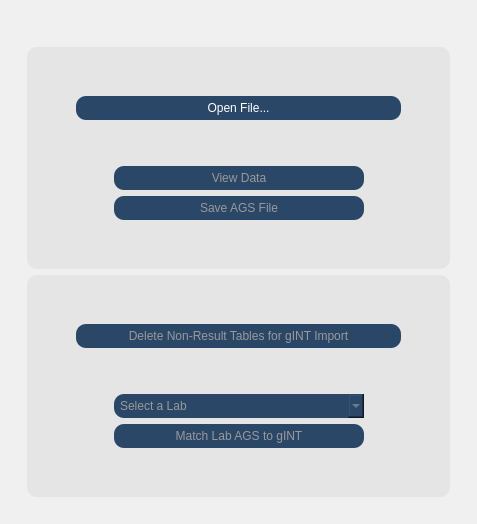
      <widget class="QWidget" name="tab">
       <property name="sizePolicy">
        <sizepolicy hsizetype="MinimumExpanding" vsizetype="MinimumExpanding">
         <horstretch>0</horstretch>
         <verstretch>0</verstretch>
        </sizepolicy>
       </property>
       <property name="minimumSize">
        <size>
         <width>400</width>
         <height>325</height>
        </size>
       </property>
       <property name="styleSheet">
        <string notr="true">QWidget {
	background: #f0f0f0;
	border: 0;
}</string>
       </property>
       <attribute name="title">
        <string>View and Edit</string>
       </attribute>
       <layout class="QVBoxLayout" name="verticalLayout_7">
        <item>
         <layout class="QVBoxLayout" name="verticalLayout_3">
          <item>
           <layout class="QVBoxLayout" name="verticalLayout_5">
            <item>
             <widget class="QGraphicsView" name="top_spacer">
              <property name="maximumSize">
               <size>
                <width>20</width>
                <height>10</height>
               </size>
              </property>
              <property name="styleSheet">
               <string notr="true">QGraphicsView {
    background: #f0f0f0;
	border: 0;
}</string>
              </property>
             </widget>
            </item>
           </layout>
          </item>
          <item>
           <widget class="QLabel" name="text">
            <property name="font">
             <font>
              <family>Tahoma</family>
              <pointsize>9</pointsize>
             </font>
            </property>
            <property name="text">
             <string/>
            </property>
            <property name="alignment">
             <set>Qt::AlignCenter</set>
            </property>
           </widget>
          </item>
          <item>
           <layout class="QHBoxLayout" name="top_box">
            <item>
             <layout class="QHBoxLayout" name="top_left_spacer_layout">
              <item>
               <widget class="QGraphicsView" name="top_left_spacer">
                <property name="maximumSize">
                 <size>
                  <width>10</width>
                  <height>20</height>
                 </size>
                </property>
                <property name="styleSheet">
                 <string notr="true">QGraphicsView {
    background: #f0f0f0;
	border: 0;
}</string>
                </property>
               </widget>
              </item>
             </layout>
            </item>
            <item>
             <widget class="QFrame" name="top_frame">
              <property name="sizePolicy">
               <sizepolicy hsizetype="MinimumExpanding" vsizetype="MinimumExpanding">
                <horstretch>1</horstretch>
                <verstretch>1</verstretch>
               </sizepolicy>
              </property>
              <property name="minimumSize">
               <size>
                <width>350</width>
                <height>75</height>
               </size>
              </property>
              <property name="maximumSize">
               <size>
                <width>16777214</width>
                <height>16777215</height>
               </size>
              </property>
              <property name="styleSheet">
               <string notr="true">QFrame {
	background: #e5e5e5;
	border-radius: 10px;
}</string>
              </property>
              <property name="frameShape">
               <enum>QFrame::StyledPanel</enum>
              </property>
              <property name="frameShadow">
               <enum>QFrame::Raised</enum>
              </property>
              <layout class="QHBoxLayout" name="horizontalLayout_9">
               <item>
                <layout class="QVBoxLayout" name="verticalLayout">
                 <item>
                  <spacer name="verticalSpacer_15">
                   <property name="orientation">
                    <enum>Qt::Vertical</enum>
                   </property>
                   <property name="sizeHint" stdset="0">
                    <size>
                     <width>20</width>
                     <height>40</height>
                    </size>
                   </property>
                  </spacer>
                 </item>
                 <item>
                  <layout class="QHBoxLayout" name="horizontalLayout_4">
                   <item>
                    <spacer name="horizontalSpacer_19">
                     <property name="orientation">
                      <enum>Qt::Horizontal</enum>
                     </property>
                     <property name="sizeHint" stdset="0">
                      <size>
                       <width>40</width>
                       <height>20</height>
                      </size>
                     </property>
                    </spacer>
                   </item>
                   <item>
                    <widget class="QPushButton" name="button_open">
                     <property name="sizePolicy">
                      <sizepolicy hsizetype="MinimumExpanding" vsizetype="MinimumExpanding">
                       <horstretch>0</horstretch>
                       <verstretch>0</verstretch>
                      </sizepolicy>
                     </property>
                     <property name="minimumSize">
                      <size>
                       <width>325</width>
                       <height>24</height>
                      </size>
                     </property>
                     <property name="maximumSize">
                      <size>
                       <width>16777215</width>
                       <height>16777215</height>
                      </size>
                     </property>
                     <property name="font">
                      <font>
                       <family>Tahoma</family>
                       <pointsize>9</pointsize>
                       <weight>50</weight>
                       <italic>false</italic>
                       <bold>false</bold>
                      </font>
                     </property>
                     <property name="styleSheet">
                      <string notr="true">QPushButton {
    border-radius: 10px;
	font: 9pt &quot;Tahoma&quot;;
    background: #2b4768;
    color: white;
	padding:5px;
}

QPushButton:selected { 
    color: black;
}

QPushButton:hover {
    background: #6bb7dd;
}

QPushButton:disabled { 
    color: #999999;
}</string>
                     </property>
                     <property name="text">
                      <string>Open File...</string>
                     </property>
                    </widget>
                   </item>
                   <item>
                    <spacer name="horizontalSpacer_20">
                     <property name="orientation">
                      <enum>Qt::Horizontal</enum>
                     </property>
                     <property name="sizeHint" stdset="0">
                      <size>
                       <width>40</width>
                       <height>20</height>
                      </size>
                     </property>
                    </spacer>
                   </item>
                  </layout>
                 </item>
                 <item>
                  <spacer name="verticalSpacer_4">
                   <property name="orientation">
                    <enum>Qt::Vertical</enum>
                   </property>
                   <property name="sizeHint" stdset="0">
                    <size>
                     <width>20</width>
                     <height>40</height>
                    </size>
                   </property>
                  </spacer>
                 </item>
                 <item>
                  <layout class="QHBoxLayout" name="horizontalLayout_2">
                   <item>
                    <spacer name="horizontalSpacer">
                     <property name="orientation">
                      <enum>Qt::Horizontal</enum>
                     </property>
                     <property name="sizeHint" stdset="0">
                      <size>
                       <width>40</width>
                       <height>20</height>
                      </size>
                     </property>
                    </spacer>
                   </item>
                   <item>
                    <widget class="QPushButton" name="pandas_gui">
                     <property name="enabled">
                      <bool>false</bool>
                     </property>
                     <property name="sizePolicy">
                      <sizepolicy hsizetype="MinimumExpanding" vsizetype="MinimumExpanding">
                       <horstretch>0</horstretch>
                       <verstretch>0</verstretch>
                      </sizepolicy>
                     </property>
                     <property name="minimumSize">
                      <size>
                       <width>250</width>
                       <height>24</height>
                      </size>
                     </property>
                     <property name="maximumSize">
                      <size>
                       <width>16777215</width>
                       <height>16777215</height>
                      </size>
                     </property>
                     <property name="font">
                      <font>
                       <family>Tahoma</family>
                       <pointsize>9</pointsize>
                       <weight>50</weight>
                       <italic>false</italic>
                       <bold>false</bold>
                      </font>
                     </property>
                     <property name="styleSheet">
                      <string notr="true">QPushButton {
    border-radius: 10px;
	font: 9pt &quot;Tahoma&quot;;
    background: #2b4768;
    color: white;
	padding:5px;
}

QPushButton:selected { /* italicize selected tabs */
    color: black;
}

QPushButton:hover { /* italicize selected tabs */
    background: #6bb7dd;
}

QPushButton:disabled { 
    color: #999999;
}</string>
                     </property>
                     <property name="text">
                      <string>View Data</string>
                     </property>
                    </widget>
                   </item>
                   <item>
                    <spacer name="horizontalSpacer_2">
                     <property name="orientation">
                      <enum>Qt::Horizontal</enum>
                     </property>
                     <property name="sizeHint" stdset="0">
                      <size>
                       <width>40</width>
                       <height>20</height>
                      </size>
                     </property>
                    </spacer>
                   </item>
                  </layout>
                 </item>
                 <item>
                  <layout class="QHBoxLayout" name="horizontalLayout_3">
                   <item>
                    <spacer name="horizontalSpacer_3">
                     <property name="orientation">
                      <enum>Qt::Horizontal</enum>
                     </property>
                     <property name="sizeHint" stdset="0">
                      <size>
                       <width>40</width>
                       <height>20</height>
                      </size>
                     </property>
                    </spacer>
                   </item>
                   <item>
                    <widget class="QPushButton" name="button_save_ags">
                     <property name="enabled">
                      <bool>false</bool>
                     </property>
                     <property name="sizePolicy">
                      <sizepolicy hsizetype="MinimumExpanding" vsizetype="MinimumExpanding">
                       <horstretch>0</horstretch>
                       <verstretch>0</verstretch>
                      </sizepolicy>
                     </property>
                     <property name="minimumSize">
                      <size>
                       <width>250</width>
                       <height>24</height>
                      </size>
                     </property>
                     <property name="maximumSize">
                      <size>
                       <width>16777215</width>
                       <height>16777215</height>
                      </size>
                     </property>
                     <property name="font">
                      <font>
                       <family>Tahoma</family>
                       <pointsize>9</pointsize>
                       <weight>50</weight>
                       <italic>false</italic>
                       <bold>false</bold>
                      </font>
                     </property>
                     <property name="styleSheet">
                      <string notr="true">QPushButton {
    border-radius: 10px;
	font: 9pt &quot;Tahoma&quot;;
    background: #2b4768;
    color: white;
	padding:5px;
}

QPushButton:selected { 
    color: black;
}

QPushButton:hover { 
    background: #6bb7dd;
}

QPushButton:disabled { 
    color: #999999;
}</string>
                     </property>
                     <property name="text">
                      <string>Save AGS File</string>
                     </property>
                    </widget>
                   </item>
                   <item>
                    <spacer name="horizontalSpacer_4">
                     <property name="orientation">
                      <enum>Qt::Horizontal</enum>
                     </property>
                     <property name="sizeHint" stdset="0">
                      <size>
                       <width>40</width>
                       <height>20</height>
                      </size>
                     </property>
                    </spacer>
                   </item>
                  </layout>
                 </item>
                 <item>
                  <spacer name="verticalSpacer_7">
                   <property name="orientation">
                    <enum>Qt::Vertical</enum>
                   </property>
                   <property name="sizeHint" stdset="0">
                    <size>
                     <width>20</width>
                     <height>40</height>
                    </size>
                   </property>
                  </spacer>
                 </item>
                </layout>
               </item>
              </layout>
             </widget>
            </item>
            <item>
             <layout class="QHBoxLayout" name="top_right_spacer_layout">
              <item>
               <widget class="QGraphicsView" name="top_right_spacer">
                <property name="maximumSize">
                 <size>
                  <width>10</width>
                  <height>20</height>
                 </size>
                </property>
                <property name="styleSheet">
                 <string notr="true">QGraphicsView {
    background: #f0f0f0;
	border: 0;
}</string>
                </property>
               </widget>
              </item>
             </layout>
            </item>
           </layout>
          </item>
          <item>
           <layout class="QHBoxLayout" name="bot_box">
            <item>
             <layout class="QHBoxLayout" name="bot_left_spacer_layout">
              <item>
               <widget class="QGraphicsView" name="bot_left_spacer">
                <property name="maximumSize">
                 <size>
                  <width>10</width>
                  <height>20</height>
                 </size>
                </property>
                <property name="styleSheet">
                 <string notr="true">QGraphicsView {
    background: #f0f0f0;
	border: 0;
}</string>
                </property>
               </widget>
              </item>
             </layout>
            </item>
            <item>
             <widget class="QFrame" name="bot_frame">
              <property name="sizePolicy">
               <sizepolicy hsizetype="MinimumExpanding" vsizetype="MinimumExpanding">
                <horstretch>1</horstretch>
                <verstretch>1</verstretch>
               </sizepolicy>
              </property>
              <property name="minimumSize">
               <size>
                <width>350</width>
                <height>75</height>
               </size>
              </property>
              <property name="maximumSize">
               <size>
                <width>16777214</width>
                <height>16777215</height>
               </size>
              </property>
              <property name="styleSheet">
               <string notr="true">QFrame {
	background: #e5e5e5;
	border-radius: 10px;
}</string>
              </property>
              <property name="frameShape">
               <enum>QFrame::StyledPanel</enum>
              </property>
              <property name="frameShadow">
               <enum>QFrame::Raised</enum>
              </property>
              <layout class="QHBoxLayout" name="horizontalLayout_10">
               <item>
                <layout class="QVBoxLayout" name="verticalLayout_2">
                 <item>
                  <spacer name="verticalSpacer_8">
                   <property name="orientation">
                    <enum>Qt::Vertical</enum>
                   </property>
                   <property name="sizeHint" stdset="0">
                    <size>
                     <width>20</width>
                     <height>40</height>
                    </size>
                   </property>
                  </spacer>
                 </item>
                 <item>
                  <layout class="QHBoxLayout" name="horizontalLayout_5">
                   <item>
                    <spacer name="horizontalSpacer_17">
                     <property name="orientation">
                      <enum>Qt::Horizontal</enum>
                     </property>
                     <property name="sizeHint" stdset="0">
                      <size>
                       <width>40</width>
                       <height>20</height>
                      </size>
                     </property>
                    </spacer>
                   </item>
                   <item>
                    <widget class="QPushButton" name="button_del_tbl">
                     <property name="enabled">
                      <bool>false</bool>
                     </property>
                     <property name="sizePolicy">
                      <sizepolicy hsizetype="MinimumExpanding" vsizetype="MinimumExpanding">
                       <horstretch>0</horstretch>
                       <verstretch>0</verstretch>
                      </sizepolicy>
                     </property>
                     <property name="minimumSize">
                      <size>
                       <width>325</width>
                       <height>24</height>
                      </size>
                     </property>
                     <property name="maximumSize">
                      <size>
                       <width>16777215</width>
                       <height>16777215</height>
                      </size>
                     </property>
                     <property name="font">
                      <font>
                       <family>Tahoma</family>
                       <pointsize>9</pointsize>
                       <weight>50</weight>
                       <italic>false</italic>
                       <bold>false</bold>
                      </font>
                     </property>
                     <property name="styleSheet">
                      <string notr="true">QPushButton {
    border-radius: 10px;
	font: 9pt &quot;Tahoma&quot;;
    background: #2b4768;
    color: white;
	padding:5px;
}

QPushButton:selected {
    color: black;
}

QPushButton:hover { 
    background: #6bb7dd;
}

QPushButton:disabled { 
    color: #999999;
}</string>
                     </property>
                     <property name="text">
                      <string>Delete Non-Result Tables for gINT Import</string>
                     </property>
                    </widget>
                   </item>
                   <item>
                    <spacer name="horizontalSpacer_18">
                     <property name="orientation">
                      <enum>Qt::Horizontal</enum>
                     </property>
                     <property name="sizeHint" stdset="0">
                      <size>
                       <width>40</width>
                       <height>20</height>
                      </size>
                     </property>
                    </spacer>
                   </item>
                  </layout>
                 </item>
                 <item>
                  <spacer name="verticalSpacer_5">
                   <property name="orientation">
                    <enum>Qt::Vertical</enum>
                   </property>
                   <property name="sizeHint" stdset="0">
                    <size>
                     <width>20</width>
                     <height>40</height>
                    </size>
                   </property>
                  </spacer>
                 </item>
                 <item>
                  <layout class="QHBoxLayout" name="horizontalLayout_6">
                   <item>
                    <spacer name="horizontalSpacer_10">
                     <property name="orientation">
                      <enum>Qt::Horizontal</enum>
                     </property>
                     <property name="sizeHint" stdset="0">
                      <size>
                       <width>40</width>
                       <height>20</height>
                      </size>
                     </property>
                    </spacer>
                   </item>
                   <item>
                    <widget class="QComboBox" name="lab_select">
                     <property name="enabled">
                      <bool>false</bool>
                     </property>
                     <property name="sizePolicy">
                      <sizepolicy hsizetype="MinimumExpanding" vsizetype="MinimumExpanding">
                       <horstretch>0</horstretch>
                       <verstretch>0</verstretch>
                      </sizepolicy>
                     </property>
                     <property name="minimumSize">
                      <size>
                       <width>250</width>
                       <height>24</height>
                      </size>
                     </property>
                     <property name="maximumSize">
                      <size>
                       <width>16777215</width>
                       <height>16777215</height>
                      </size>
                     </property>
                     <property name="styleSheet">
                      <string notr="true">QComboBox {
	font: 9pt &quot;Tahoma&quot;;
    background: #2b4768;
    color: white;
    border-radius: 10px;
	padding: 4px;
	padding-left: 6px;
}

QComboBox:selected {
    color: black;
}

QComboBox:hover {
    background: #6bb7dd;
}

QComboBox::drop-down {
    subcontrol-origin: center;
}

QComboBox:disabled { 
    color: #999999;
}

QComboBox:enabled { 
    color: white;
}</string>
                     </property>
                     <item>
                      <property name="text">
                       <string>Select a Lab</string>
                      </property>
                     </item>
                     <item>
                      <property name="text">
                       <string>GM Lab</string>
                      </property>
                     </item>
                     <item>
                      <property name="text">
                       <string>GM Lab PEZ</string>
                      </property>
                     </item>
                     <item>
                      <property name="text">
                       <string>DETS</string>
                      </property>
                     </item>
                     <item>
                      <property name="text">
                       <string>DETS PEZ</string>
                      </property>
                     </item>
                     <item>
                      <property name="text">
                       <string>Structural Soils</string>
                      </property>
                     </item>
                     <item>
                      <property name="text">
                       <string>PSL</string>
                      </property>
                     </item>
                     <item>
                      <property name="text">
                       <string>Geolabs</string>
                      </property>
                     </item>
                     <item>
                      <property name="text">
                       <string>Geolabs (50HZ Fugro)</string>
                      </property>
                     </item>
                    </widget>
                   </item>
                   <item>
                    <spacer name="horizontalSpacer_11">
                     <property name="orientation">
                      <enum>Qt::Horizontal</enum>
                     </property>
                     <property name="sizeHint" stdset="0">
                      <size>
                       <width>40</width>
                       <height>20</height>
                      </size>
                     </property>
                    </spacer>
                   </item>
                  </layout>
                 </item>
                 <item>
                  <layout class="QHBoxLayout" name="horizontalLayout_7">
                   <item>
                    <spacer name="horizontalSpacer_12">
                     <property name="orientation">
                      <enum>Qt::Horizontal</enum>
                     </property>
                     <property name="sizeHint" stdset="0">
                      <size>
                       <width>40</width>
                       <height>20</height>
                      </size>
                     </property>
                    </spacer>
                   </item>
                   <item>
                    <widget class="QPushButton" name="button_match_lab">
                     <property name="enabled">
                      <bool>false</bool>
                     </property>
                     <property name="sizePolicy">
                      <sizepolicy hsizetype="MinimumExpanding" vsizetype="MinimumExpanding">
                       <horstretch>0</horstretch>
                       <verstretch>0</verstretch>
                      </sizepolicy>
                     </property>
                     <property name="minimumSize">
                      <size>
                       <width>250</width>
                       <height>24</height>
                      </size>
                     </property>
                     <property name="maximumSize">
                      <size>
                       <width>16777215</width>
                       <height>16777215</height>
                      </size>
                     </property>
                     <property name="font">
                      <font>
                       <family>Tahoma</family>
                       <pointsize>9</pointsize>
                       <weight>50</weight>
                       <italic>false</italic>
                       <bold>false</bold>
                      </font>
                     </property>
                     <property name="styleSheet">
                      <string notr="true">QPushButton {
    border-radius: 10px;
	font: 9pt &quot;Tahoma&quot;;
    background: #2b4768;
    color: white;
	padding:5px;
}

QPushButton:selected { 
    color: black;
}

QPushButton:hover { 
    background: #6bb7dd;
}

QPushButton:disabled { 
    color: #999999;
}</string>
                     </property>
                     <property name="text">
                      <string>Match Lab AGS to gINT</string>
                     </property>
                    </widget>
                   </item>
                   <item>
                    <spacer name="horizontalSpacer_13">
                     <property name="orientation">
                      <enum>Qt::Horizontal</enum>
                     </property>
                     <property name="sizeHint" stdset="0">
                      <size>
                       <width>40</width>
                       <height>20</height>
                      </size>
                     </property>
                    </spacer>
                   </item>
                  </layout>
                 </item>
                 <item>
                  <spacer name="verticalSpacer_12">
                   <property name="orientation">
                    <enum>Qt::Vertical</enum>
                   </property>
                   <property name="sizeHint" stdset="0">
                    <size>
                     <width>20</width>
                     <height>40</height>
                    </size>
                   </property>
                  </spacer>
                 </item>
                </layout>
               </item>
              </layout>
             </widget>
            </item>
            <item>
             <layout class="QHBoxLayout" name="bot_right_spacer_layout_2">
              <item>
               <widget class="QGraphicsView" name="bot_right_spacer_2">
                <property name="maximumSize">
                 <size>
                  <width>10</width>
                  <height>20</height>
                 </size>
                </property>
                <property name="styleSheet">
                 <string notr="true">QGraphicsView {
    background: #f0f0f0;
	border: 0;
}</string>
                </property>
               </widget>
              </item>
             </layout>
            </item>
           </layout>
          </item>
          <item>
           <layout class="QVBoxLayout" name="verticalLayout_9">
            <item>
             <widget class="QGraphicsView" name="top_spacer_3">
              <property name="maximumSize">
               <size>
                <width>20</width>
                <height>10</height>
               </size>
              </property>
              <property name="styleSheet">
               <string notr="true">QGraphicsView {
    background: #f0f0f0;
	border: 0;
}</string>
              </property>
             </widget>
            </item>
           </layout>
          </item>
         </layout>
        </item>
       </layout>
      </widget>
